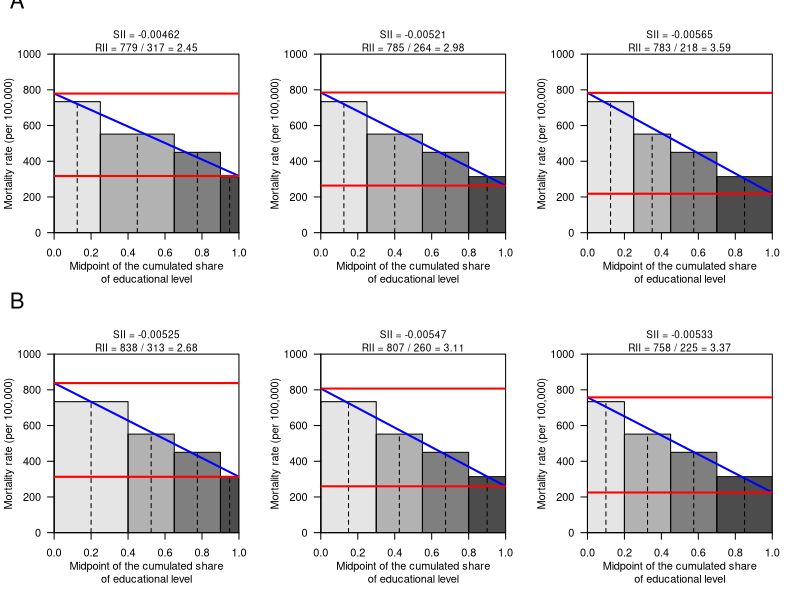

This figure's R source:
### RII/SII plots

## RII/SII PLOT / 4 SE groups
rii_plot4 <-
function(r4, p4) {
  c <- c(0, cumsum(p4))
  x <- head(c, -1) + diff(c) / 2
  fit <- lm(r4 ~ x, weights = p4)
  prd <- predict(fit, data.frame(x = c(0,1)))
  rii <- formatC(prd[1]/prd[2], format = "f", digits = 2)
  sii <- formatC(coef(fit)[2]/1e5, format = "f", digits = 5)

  plot(c(0, 1), c(0, 1000), type = "n", xaxs = "i", yaxs = "i", las = 1,
       xlab = "Midpoint of the cumulated share\nof educational level",
       ylab = "Mortality rate (per 100,000)")

  polygon(c(c[1], c[2], c[2], c[1]),
          c(0, 0, r4[1], r4[1]),
          col = rgb(0, 0, 0, 0.1))
  polygon(c(c[2], c[3], c[3], c[2]),
          c(0, 0, r4[2], r4[2]),
          col = rgb(0, 0, 0, 0.3))
  polygon(c(c[3], c[4], c[4], c[3]),
          c(0, 0, r4[3], r4[3]),
          col = rgb(0, 0, 0, 0.5))
  polygon(c(c[4], c[5], c[5], c[4]),
          c(0, 0, r4[4], r4[4]),
          col = rgb(0, 0, 0, 0.7))

  lines(c(x[1], x[1]), c(0, r4[1]), lty = 2)
  lines(c(x[2], x[2]), c(0, r4[2]), lty = 2)
  lines(c(x[3], x[3]), c(0, r4[3]), lty = 2)
  lines(c(x[4], x[4]), c(0, r4[4]), lty = 2)

  abline(fit, col = "blue", lwd = 2)
  abline(h = prd, col = "red", lwd = 2)
  mtext(
    line = 0,
    cex = .6,
    sprintf("RII = %s / %s = %s", round(prd[1]), round(prd[2]), rii))
  mtext(
    line = 1,
    cex = .6,
    sprintf("SII = %s", sii))
}


## Figure 1 (3*2 plot)

# define mortality rates
r4 <- c(733.8, 552.1, 450.1, 313.9)

tiff("Fig1.tiff", 7.5, 5, "in", res = 300, compres = "lzw")
par(mfrow = c(2, 3))

# define proportions EL1:4
# .. EL1 and EL3 fixed
# .. EL2 and EL4 vary between 40% and 10%
p4 <-
cbind(
  c(0.25, 0.40, 0.25, 0.10),
  c(0.25, 0.30, 0.25, 0.20),
  c(0.25, 0.20, 0.25, 0.30),
  c(0.25, 0.10, 0.25, 0.40))
colSums(p4)
rii_plot4(r4, p4[, 1])
text("A", x = -.2, y = 1300, cex = 2, xpd = NA)
rii_plot4(r4, p4[, 2])
rii_plot4(r4, p4[, 3])

# define proportions EL1:4
# .. EL2 and EL3 fixed
# .. EL1 and EL4 vary between 40% and 10%
p4 <-
cbind(
  c(0.40, 0.25, 0.25, 0.10),
  c(0.30, 0.25, 0.25, 0.20),
  c(0.20, 0.25, 0.25, 0.30),
  c(0.10, 0.25, 0.25, 0.40))
colSums(p4)
rii_plot4(r4, p4[, 1])
text("B", x = -.2, y = 1300, cex = 2, xpd = NA)
rii_plot4(r4, p4[, 2])
rii_plot4(r4, p4[, 3])

dev.off()

